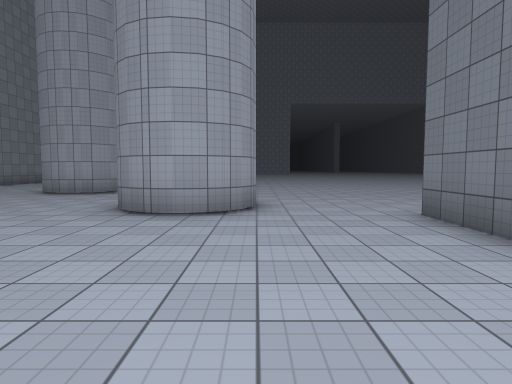
[1] (above)

12 first-person views from a walk through a 3-D level made in the Unity game engine. The camera is 1.4 m above the floor, tilts 4° down and sees 75° across. The floor is counted in squares, 2 m on a side. Each view is taken from the middle of a square. On the plan, view 1 faces up. The plan holds only what a view shows up to about 10 squares ahead; the rest is blank. The place goes on beyond the plan. The player character is not drawn. Surface patterns are stand-ins for the level's own textures.

[2]
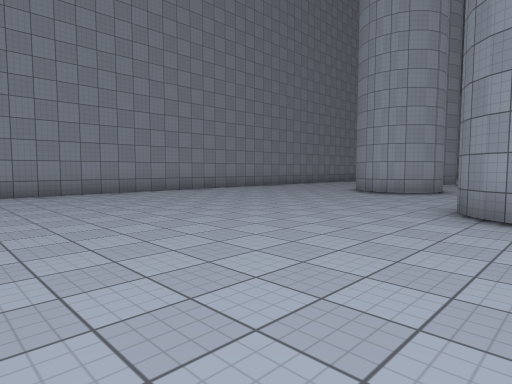

[3]
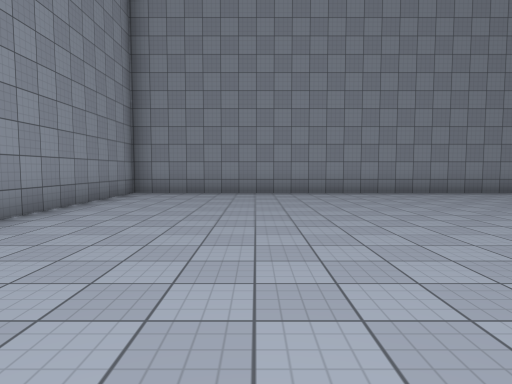

[4]
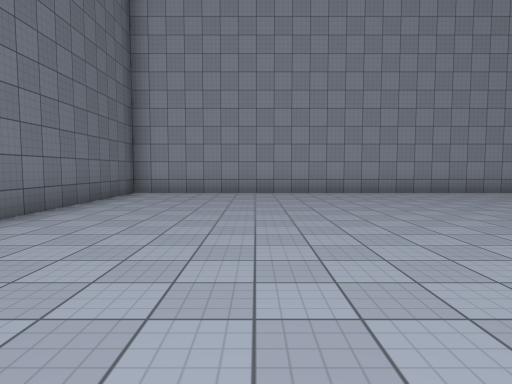

[5]
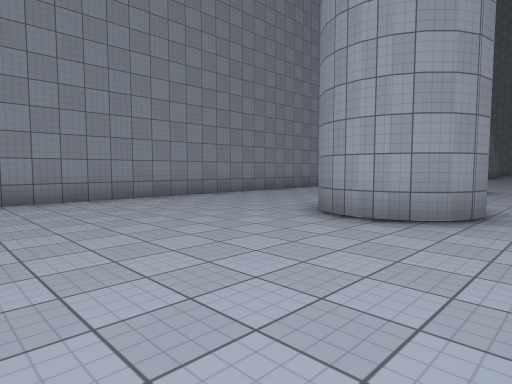

[6]
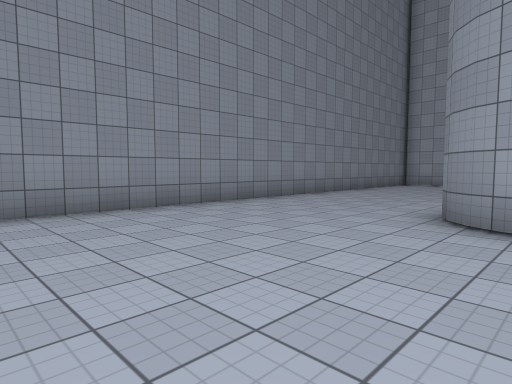

[7]
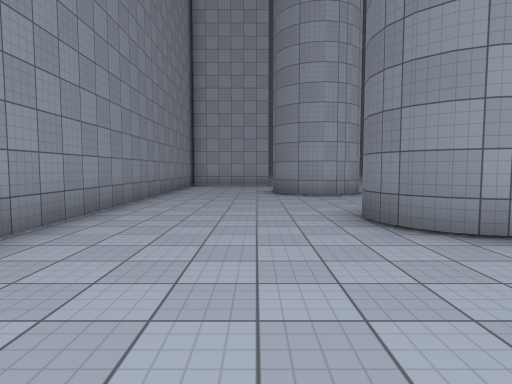

[8]
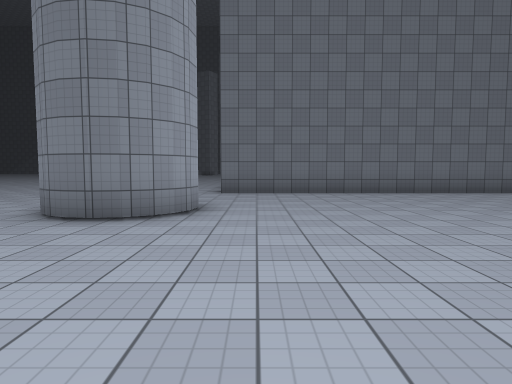

[9]
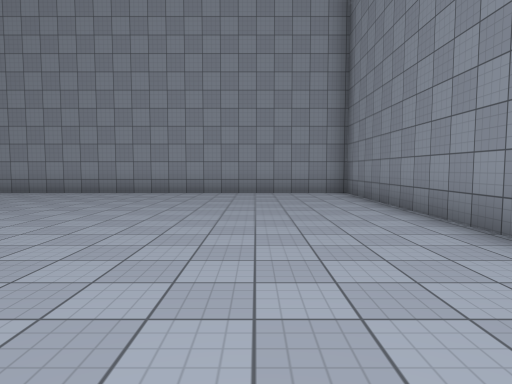

[10]
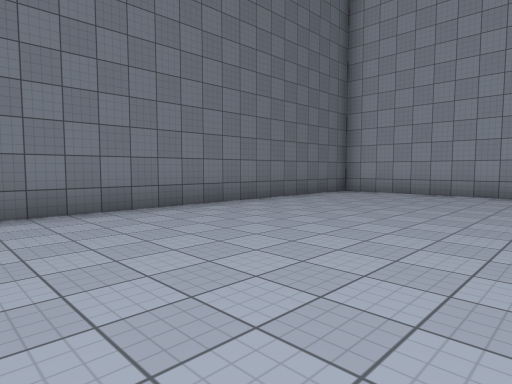

[11]
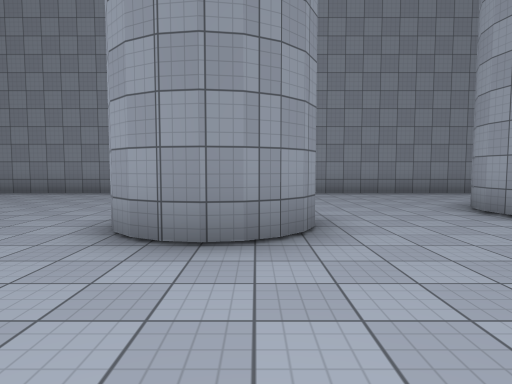

[12]
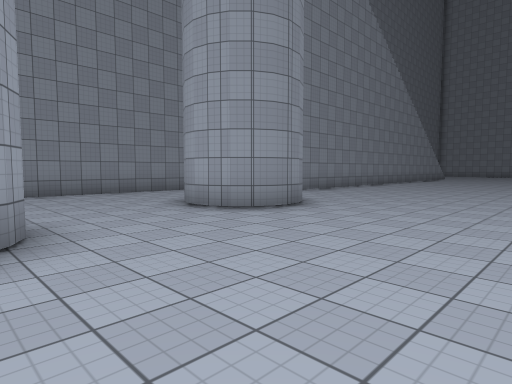

### Floor plan
Points are (right, up) in squares from view 1. A wall is a line through its corners. A room is listed if a view was taken in it or the views show most of it. See-through windows are left out.
Room 1 (views 1, 2, 3, 4, 5, 6, 7, 8, 9, 10)
walls: (-2.3, 5.5) (-2.5, 6); (-1.4, 5) (-2, 5.2); (-2.5, 6.2) (-2.4, 6.8); (-1, 5) (-1.8, 5.1) (-2.4, 5.7) (-2.5, 6.4); (-2.4, 6.6) (-2.3, 7); (-0.7, 5.1) (-1.2, 5); (-0.5, 5.2) (-0.9, 5.1); (-5, 9.2) (-5.8, 9.3); (-5.5, 9.2) (-6.2, 9.6); (-4.1, 9.7) (-4.9, 9.3) (-5.7, 9.2) (-6.4, 9.9); (-6.3, 9.8) (-6.5, 10.3); (-4.1, 9.9) (-4.7, 9.3); (-6.4, 10.1) (-6.5, 10.5) (-6.4, 10.9); (-6, 14.6) (-6.8, 14.7); (-5.7, 14.7) (-6.5, 14.6); (-10.6, 13.5) (-10.6, -5.5) (2.5, -5.5) (2.5, 3.5); (-5.3, 15) (-6.2, 14.5) (-7, 14.9)
ways out: opening at (-5.9, 12.4) to room 2; opening at (1, 4.3) to room 2
Room 2 (views 11, 12)
walls: (2.5, 3.5) (2.5, 5); (-0.2, 5.5) (-0.5, 5.2); (-2.3, 7) (-1.9, 7.3); (-4, 10.7) (-4.1, 9.7); (-4.1, 11.1) (-4, 10.5); (-4, 10.3) (-4.3, 9.6); (-4.3, 11.4) (-4.1, 10.9); (-4.9, 11.7) (-4.5, 11.5) (-4.2, 11.2); (-4.9, 16.3) (-4.8, 15.8); (-5.1, 15.3) (-5.5, 14.9); (-5.3, 16.7) (-5, 16.1) (-5.1, 15.5) (-5.2, 15.1); (-7, 14.9) (-7.3, 15.2); (-7.2, 15.2) (-7.4, 15.6); (-10.6, 17.2) (-10.6, 13.5)
ways out: opening at (-5.9, 12.4) to room 1; opening at (1, 4.3) to room 1

Where each view was taken, in squares from view 1:
view 1: 0 up, 0 right, facing up
view 2: 0 up, 1 left, facing up-left
view 3: 2 down, 1 left, facing left
view 4: 4 up, 1 left, facing down
view 5: 5 up, 3 left, facing up-left
view 6: 5 up, 5 left, facing up-left
view 7: 6 up, 8 left, facing up
view 8: 4 up, 7 left, facing right
view 9: 4 up, 8 left, facing down
view 10: 4 up, 3 left, facing down-right
view 11: 11 up, 1 left, facing left
view 12: 11 up, 1 left, facing up-left
